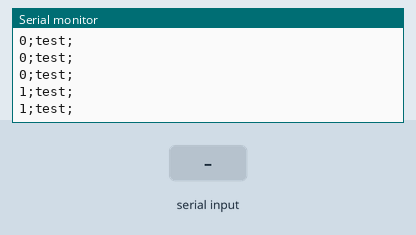
Simulated run of this sketch. Board: Arduino Uno, built with avr-gcc and run on an emulated ATmega328P. Shown: the last lines printed to the serial monitor. The inputs (shaded band) are chosen by the test bench.

Above: at 1.2 s.
1.3 s: "1" received over Serial
At 2.41 s:
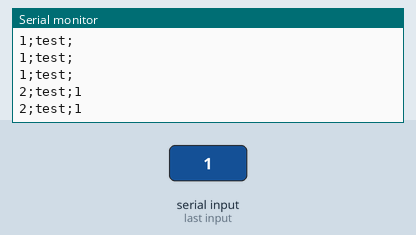
2.8 s: "0" received over Serial
At 3.91 s:
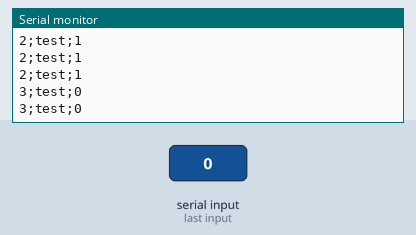
4.3 s: "2" received over Serial
At 5.41 s:
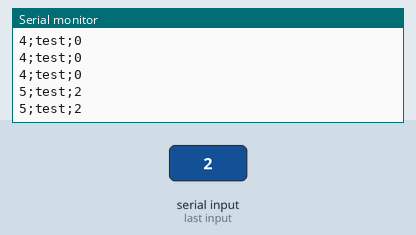
Timing chart, 0 to 7.3 s (numbered marks = the images above; inputs shaded):
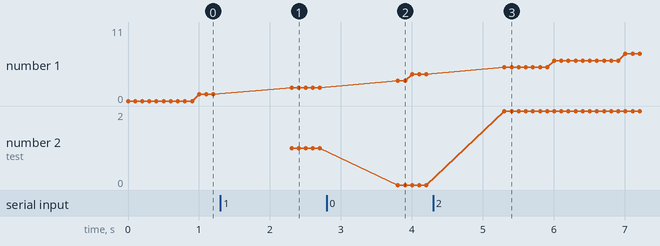

The sketch:

sender.ino
```cpp
String a;

void setup() {
  Serial.begin(9600);

}

void loop() {
  if(Serial.available()){
    a = Serial.readString();
  }
  Serial.println((String) (millis() / 1000)  + ';' +"test" + ';' + a);
  delay(100);
}
```

Measured:
- after the input at 1.3 s, the serial monitor: prints a new line after 1.0 s (image 1)
- after the input at 2.8 s, the serial monitor: prints a new line after 1.0 s (image 2)
- after the input at 4.3 s, the serial monitor: prints a new line after 1.0 s (image 3)
